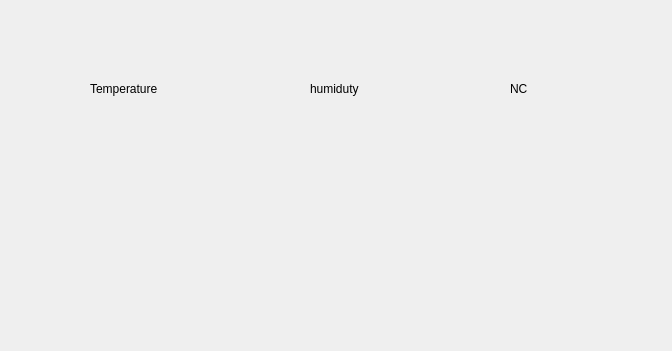
<?xml version="1.0" encoding="UTF-8"?>
<ui version="4.0">
 <class>MainWindow</class>
 <widget class="QMainWindow" name="MainWindow">
  <property name="geometry">
   <rect>
    <x>0</x>
    <y>0</y>
    <width>672</width>
    <height>351</height>
   </rect>
  </property>
  <property name="windowTitle">
   <string>MainWindow</string>
  </property>
  <widget class="QWidget" name="centralWidget">
   <widget class="QWidget" name="horizontalLayoutWidget">
    <property name="geometry">
     <rect>
      <x>30</x>
      <y>100</y>
      <width>621</width>
      <height>241</height>
     </rect>
    </property>
    <layout class="QHBoxLayout" name="horizontalLayout">
     <item>
      <layout class="QVBoxLayout" name="verticalLayout"/>
     </item>
     <item>
      <layout class="QVBoxLayout" name="verticalLayout_3"/>
     </item>
     <item>
      <layout class="QVBoxLayout" name="verticalLayout_2"/>
     </item>
    </layout>
   </widget>
   <widget class="QLabel" name="label">
    <property name="geometry">
     <rect>
      <x>90</x>
      <y>80</y>
      <width>91</width>
      <height>17</height>
     </rect>
    </property>
    <property name="text">
     <string>Temperature</string>
    </property>
   </widget>
   <widget class="QLabel" name="label_2">
    <property name="geometry">
     <rect>
      <x>310</x>
      <y>80</y>
      <width>67</width>
      <height>17</height>
     </rect>
    </property>
    <property name="text">
     <string>humiduty</string>
    </property>
   </widget>
   <widget class="QLabel" name="label_3">
    <property name="geometry">
     <rect>
      <x>510</x>
      <y>80</y>
      <width>67</width>
      <height>17</height>
     </rect>
    </property>
    <property name="text">
     <string>NC</string>
    </property>
   </widget>
  </widget>
 </widget>
 <layoutdefault spacing="6" margin="11"/>
 <resources/>
 <connections/>
</ui>
